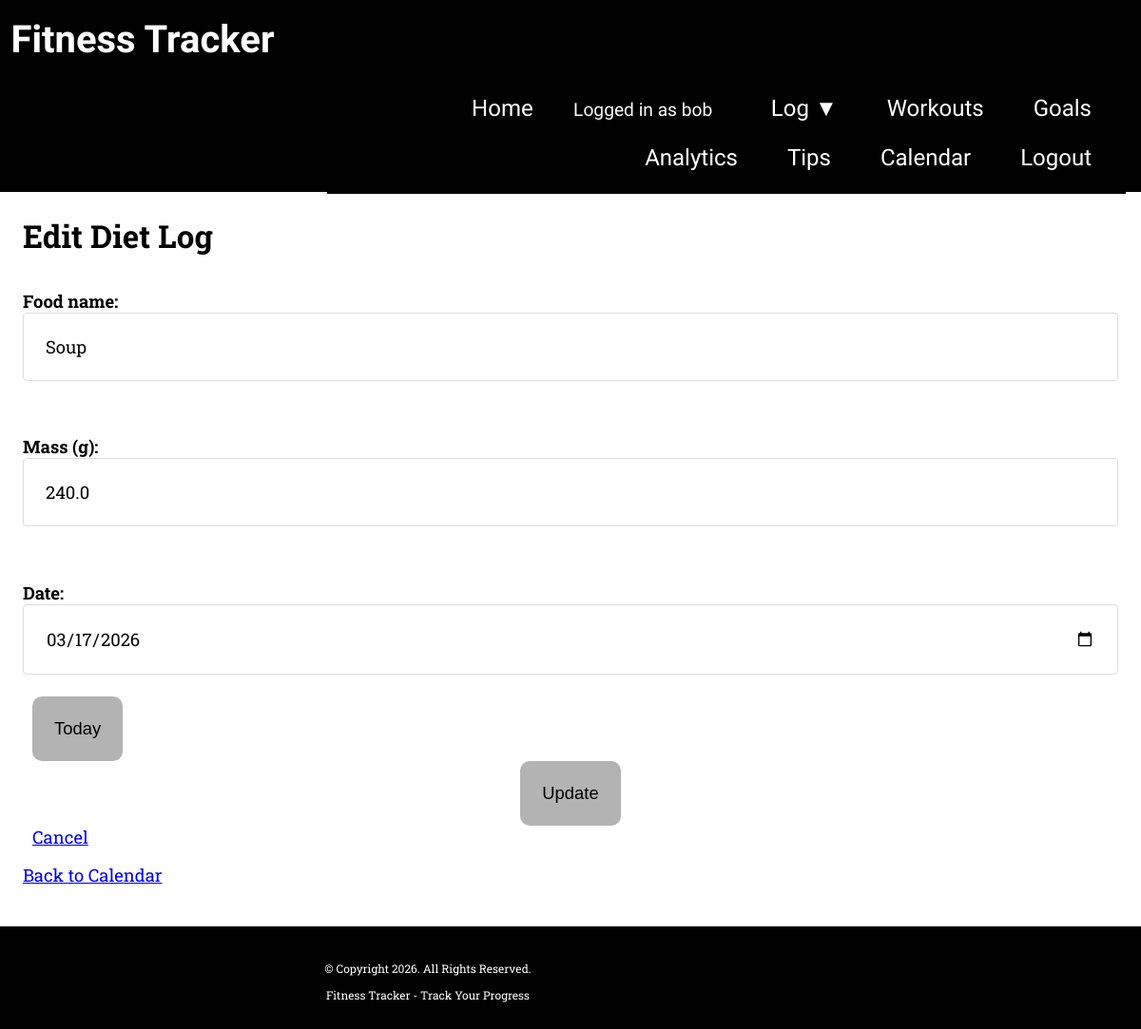
The page /diet/log/edit/1 (signed in) on the database its author committed.
### tables this page shows
CREATE TABLE dietLogs (
            logId INTEGER PRIMARY KEY AUTOINCREMENT,
            userId INTEGER,
            foodName TEXT,
            date TEXT,
            mass REAL,
            calories REAL,
            protein REAL,
            FOREIGN KEY (userId) REFERENCES users(userId)
        );

### app/routes/diet.py (the view, shortened to what this page needs)
@diet_bp.route("/diet/log/edit/<int:log_id>", methods=["GET", "POST"]) # route for editing a diet log entry
def edit_diet_log(log_id): # function to show edit form (GET) or update the entry (POST)
    if "userId" not in session: # if user is not logged in, redirect to login page
        return redirect(url_for("auth.login")) # redirect to login page
    db = g.db # gets the database connection
    cursor = db.cursor() # gets the database cursor
    cursor.execute(
        "SELECT logId, date, foodName, mass, calories, protein FROM dietLogs WHERE logId = ? AND userId = ?;",
        (log_id, session["userId"])
    ) # executes SQL query to get the diet log entry
    row = cursor.fetchone() # fetches the row from the database
    if row is None:
        flash("Diet log not found.", "error") # displays error message to the user
        return redirect(url_for("dashboard.calendar")) # redirects the user to the calendar
    if request.method == "GET": # if the request is GET, show the edit form
        return render_template("diet_log_edit.html", log=dict(row), log_id=log_id) # renders the edit template with the log data

### app/utils/db.py (called while the page is built)
def connect(db_path): # function to create a connection to the SQLite database
    db_dir = os.path.dirname(db_path) # gets the directory of the database file
    if db_dir and not os.path.exists(db_dir):
        os.makedirs(db_dir, exist_ok=True) # ensures the database directory exists
    conn = sqlite3.connect(db_path, check_same_thread=False) # check_same_thread=False lets us reuse the connection in Flask
    conn.row_factory = sqlite3.Row # allows access to columns by name, e.g. row['username']
    return conn # returns the connection

### app/templates/diet_log_edit.html
{% extends "base.html" %}
{% block content %}
<h1>Edit Diet Log</h1>
<form method="POST" action="{{ url_for('diet.edit_diet_log', log_id=log_id) }}">
    <div class="form-group">
        <label for="foodName">Food name:</label>
        <input type="text" id="foodName" name="foodName" value="{{ log.foodName }}" required>
    </div>
    <div class="form-group">
        <label for="mass">Mass (g):</label>
        <input type="number" id="mass" name="mass" step="0.1" min="0.1" value="{{ log.mass }}" required>
    </div>
    <div class="form-group">
        <label for="date">Date:</label>
        <input type="date" id="date" name="date" value="{{ log.date }}" min="1900-01-01" max="2200-12-31" required>
        <button type="button" onclick="setToday('date')" style="margin-left: 10px;">Today</button>
    </div>
    <button type="submit" class="btn">Update</button>
    <a href="{{ url_for('dashboard.calendar') }}" class="btn" style="margin-left: 10px;">Cancel</a>
</form>
<p style="margin-top: 16px;"><a href="{{ url_for('dashboard.calendar') }}">Back to Calendar</a></p>
{% endblock %}

### static/css/style.css (style rules this page uses)
body, header, nav, main, footer, h1, div, img, ul, figure, figcaption, section, article, aside, audio, video { margin: 0; padding: 0; border: 0; }
body { background-color: #000; font-family: 'Roboto Slab', serif; }
* { box-sizing: border-box; }
fieldset, input, select, textarea { margin-bottom: 2%; }
label { display: block; padding-top: 3%; font-weight: bold; }
form #submit, input[type="submit"], button { margin: 0 auto; border: none; display: block; padding: 2%; background-color: #b3b3b3; font-size: 1em; border-radius: 10px; cursor: pointer; color: #000; }
input[type="text"], input[type="email"], input[type="password"], input[type="number"], input[type="date"], select, textarea { width: 100%; padding: 2%; border: 1px solid #ddd; border-radius: 4px; font-size: 1em; font-family: 'Roboto Slab', serif; }
@media screen and (min-width: 630px), print { form { width: 70%; margin: 0 auto; } }
@media screen and (min-width: 1015px), print { main h1 { font-size: 1.8em; } }
@media screen and (min-width: 1015px), print { form { width: auto; } }
@media screen and (min-width: 1015px), print { .btn { grid-column: 1 / span 3; } }

### rows shown on the page
dietLogs: foodName "Soup", mass "240.0", date "03/17/2026"

### other values the page prints
{{ session.get('username') }} "bob"
